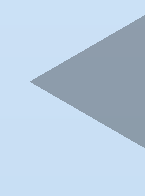
#> input picture TeachCode代码教学区/CH4_ROI颜色统计与图像二值化/shadow04.png, 145 x 196 px
$ python CH4.2_DrawImgHSVStat.py
#> lines starting #> are read from the running program, lines starting #| are printed output that depends on the picture
'''
    绘制BGR彩图的统计直方图
'''
from matplotlib import pyplot as plt
import numpy as np
import cv2

# 读入图片
img = cv2.imread('shadow04.png')
#> img is the input picture: shape (196, 145, 3); mean B, G, R 224.7, 205.3, 185.3
# img = cv2.imread('little_chess.png')
if img is None:
    print("图片读入失败, 请检查图片路径及文件名")
    exit()


# 将图片转换为HSV格式
img = cv2.cvtColor(img, cv2.COLOR_BGR2HSV)
#> img: shape (196, 145, 3); mean H, S, V 104.9, 44.9, 224.7


# 创建画布
fig, ax = plt.subplots()

# Matplotlib预设的颜色字符
bgrColor = ('b', 'g', 'r')

# 统计窗口间隔 , 设置小了锯齿状较为明显 最小为1 最好可以被256整除
bin_win  = 1
# 设定统计窗口bins的总数
bin_num = int(256/bin_win)
# 控制画布的窗口x坐标的稀疏程度. 最密集就设定xticks_win=1
xticks_win = 1

for cidx, color in enumerate(bgrColor):
    # cidx channel 序号
    # color r / g / b
    cHist = cv2.calcHist([img], [cidx], None, [bin_num], [0, 256])
    # 绘制折线图
    ax.plot(cHist, color=color)


# 设定画布的范围
ax.set_xlim([0, bin_num])
# 设定x轴方向标注的位置
ax.set_xticks(np.arange(0, bin_num, xticks_win))
# 设定x轴方向标注的内容
ax.set_xticklabels(list(range(0, 256, bin_win*xticks_win)),rotation=45)

# 显示画面
plt.show()
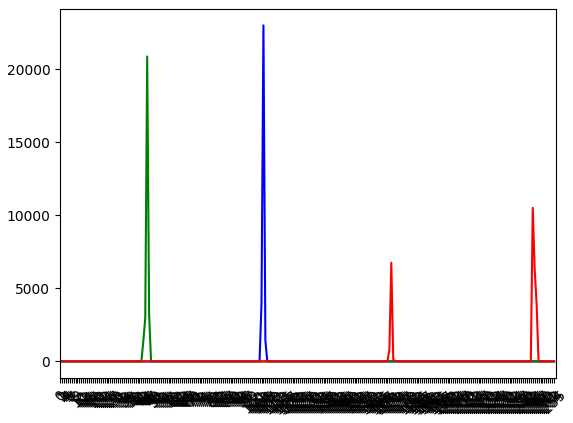
#> figure drawn by matplotlib, 1 panel; curve peaks at x = 105, y = 23007; curve peaks at x = 45, y = 20879; curve peaks at x = 244, y = 10512
